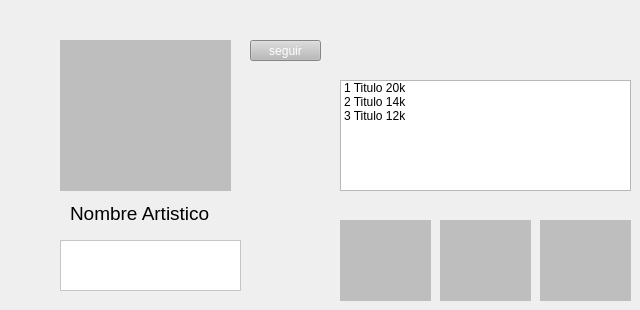
          <widget class="QWidget" name="page_6">
           <widget class="QLabel" name="label_15">
            <property name="geometry">
             <rect>
              <x>60</x>
              <y>40</y>
              <width>171</width>
              <height>151</height>
             </rect>
            </property>
            <property name="autoFillBackground">
             <bool>false</bool>
            </property>
            <property name="styleSheet">
             <string notr="true">background-color: rgb(190, 190, 190);</string>
            </property>
            <property name="text">
             <string/>
            </property>
            <property name="scaledContents">
             <bool>true</bool>
            </property>
           </widget>
           <widget class="QLabel" name="label_39">
            <property name="geometry">
             <rect>
              <x>70</x>
              <y>200</y>
              <width>171</width>
              <height>26</height>
             </rect>
            </property>
            <property name="maximumSize">
             <size>
              <width>16777215</width>
              <height>40</height>
             </size>
            </property>
            <property name="styleSheet">
             <string notr="true">font: 14pt;</string>
            </property>
            <property name="text">
             <string>Nombre Artistico</string>
            </property>
           </widget>
           <widget class="QTextEdit" name="textEdit_2">
            <property name="geometry">
             <rect>
              <x>60</x>
              <y>240</y>
              <width>181</width>
              <height>51</height>
             </rect>
            </property>
            <property name="styleSheet">
             <string notr="true">background-color: rgb(255, 255, 255);</string>
            </property>
           </widget>
           <widget class="QListWidget" name="listWidget_4">
            <property name="geometry">
             <rect>
              <x>340</x>
              <y>80</y>
              <width>291</width>
              <height>111</height>
             </rect>
            </property>
            <item>
             <property name="text">
              <string>1 Titulo 20k</string>
             </property>
            </item>
            <item>
             <property name="text">
              <string>2 Titulo 14k</string>
             </property>
            </item>
            <item>
             <property name="text">
              <string>3 Titulo 12k</string>
             </property>
            </item>
           </widget>
           <widget class="QToolButton" name="toolButton_upload_6">
            <property name="geometry">
             <rect>
              <x>250</x>
              <y>40</y>
              <width>71</width>
              <height>21</height>
             </rect>
            </property>
            <property name="styleSheet">
             <string notr="true">color: rgb(255, 255, 255);
background-color: rgb(186, 186, 186);</string>
            </property>
            <property name="text">
             <string>seguir</string>
            </property>
           </widget>
           <widget class="QLabel" name="label_16">
            <property name="geometry">
             <rect>
              <x>340</x>
              <y>220</y>
              <width>91</width>
              <height>81</height>
             </rect>
            </property>
            <property name="autoFillBackground">
             <bool>false</bool>
            </property>
            <property name="styleSheet">
             <string notr="true">background-color: rgb(190, 190, 190);</string>
            </property>
            <property name="text">
             <string/>
            </property>
            <property name="scaledContents">
             <bool>true</bool>
            </property>
           </widget>
           <widget class="QLabel" name="label_17">
            <property name="geometry">
             <rect>
              <x>440</x>
              <y>220</y>
              <width>91</width>
              <height>81</height>
             </rect>
            </property>
            <property name="autoFillBackground">
             <bool>false</bool>
            </property>
            <property name="styleSheet">
             <string notr="true">background-color: rgb(190, 190, 190);</string>
            </property>
            <property name="text">
             <string/>
            </property>
            <property name="scaledContents">
             <bool>true</bool>
            </property>
           </widget>
           <widget class="QLabel" name="label_18">
            <property name="geometry">
             <rect>
              <x>540</x>
              <y>220</y>
              <width>91</width>
              <height>81</height>
             </rect>
            </property>
            <property name="autoFillBackground">
             <bool>false</bool>
            </property>
            <property name="styleSheet">
             <string notr="true">background-color: rgb(190, 190, 190);</string>
            </property>
            <property name="text">
             <string/>
            </property>
            <property name="scaledContents">
             <bool>true</bool>
            </property>
           </widget>
          </widget>
